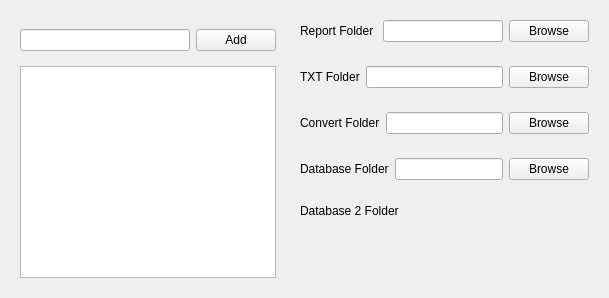
                <widget class="QWidget" name="prefrenceTab">
                 <attribute name="title">
                  <string>Preferences</string>
                 </attribute>
                 <layout class="QHBoxLayout" name="horizontalLayout_46">
                  <item>
                   <widget class="QWidget" name="widget_46" native="true">
                    <property name="maximumSize">
                     <size>
                      <width>300</width>
                      <height>16777215</height>
                     </size>
                    </property>
                    <layout class="QVBoxLayout" name="verticalLayout_33">
                     <item>
                      <widget class="QWidget" name="widget_47" native="true">
                       <layout class="QHBoxLayout" name="horizontalLayout_34">
                        <property name="leftMargin">
                         <number>0</number>
                        </property>
                        <property name="rightMargin">
                         <number>0</number>
                        </property>
                        <item>
                         <widget class="QLineEdit" name="lineEdit_2"/>
                        </item>
                        <item>
                         <widget class="QPushButton" name="pushButton_4">
                          <property name="text">
                           <string>Add</string>
                          </property>
                         </widget>
                        </item>
                       </layout>
                      </widget>
                     </item>
                     <item>
                      <widget class="QListWidget" name="authorList_2"/>
                     </item>
                    </layout>
                   </widget>
                  </item>
                  <item>
                   <widget class="QWidget" name="fileLocationsWidget" native="true">
                    <property name="styleSheet">
                     <string notr="true">
</string>
                    </property>
                    <layout class="QVBoxLayout" name="verticalLayout_31">
                     <property name="leftMargin">
                      <number>0</number>
                     </property>
                     <property name="topMargin">
                      <number>0</number>
                     </property>
                     <property name="rightMargin">
                      <number>0</number>
                     </property>
                     <property name="bottomMargin">
                      <number>20</number>
                     </property>
                     <item>
                      <widget class="QWidget" name="widget_42" native="true">
                       <layout class="QHBoxLayout" name="horizontalLayout_32">
                        <item>
                         <widget class="QLabel" name="label_55">
                          <property name="text">
                           <string>Report Folder </string>
                          </property>
                         </widget>
                        </item>
                        <item>
                         <widget class="QLineEdit" name="reportPath">
                          <property name="text">
                           <string/>
                          </property>
                          <property name="readOnly">
                           <bool>true</bool>
                          </property>
                         </widget>
                        </item>
                        <item>
                         <widget class="QPushButton" name="reportsPathBtn">
                          <property name="text">
                           <string>Browse</string>
                          </property>
                         </widget>
                        </item>
                       </layout>
                      </widget>
                     </item>
                     <item>
                      <widget class="QWidget" name="widget_43" native="true">
                       <layout class="QHBoxLayout" name="horizontalLayout_33">
                        <item>
                         <widget class="QLabel" name="label_59">
                          <property name="text">
                           <string>TXT Folder</string>
                          </property>
                         </widget>
                        </item>
                        <item>
                         <widget class="QLineEdit" name="txtPath">
                          <property name="readOnly">
                           <bool>true</bool>
                          </property>
                         </widget>
                        </item>
                        <item>
                         <widget class="QPushButton" name="txtPathBtn">
                          <property name="text">
                           <string>Browse</string>
                          </property>
                         </widget>
                        </item>
                       </layout>
                      </widget>
                     </item>
                     <item>
                      <widget class="QWidget" name="widget_48" native="true">
                       <layout class="QHBoxLayout" name="horizontalLayout_37">
                        <item>
                         <widget class="QLabel" name="label_71">
                          <property name="text">
                           <string>Convert Folder</string>
                          </property>
                         </widget>
                        </item>
                        <item>
                         <widget class="QLineEdit" name="convertPath">
                          <property name="readOnly">
                           <bool>true</bool>
                          </property>
                         </widget>
                        </item>
                        <item>
                         <widget class="QPushButton" name="convertedPathBtn">
                          <property name="text">
                           <string>Browse</string>
                          </property>
                         </widget>
                        </item>
                       </layout>
                      </widget>
                     </item>
                     <item>
                      <widget class="QWidget" name="widget_49" native="true">
                       <layout class="QHBoxLayout" name="horizontalLayout_38">
                        <item>
                         <widget class="QLabel" name="label_72">
                          <property name="text">
                           <string>Database Folder</string>
                          </property>
                         </widget>
                        </item>
                        <item>
                         <widget class="QLineEdit" name="dbPath">
                          <property name="readOnly">
                           <bool>true</bool>
                          </property>
                         </widget>
                        </item>
                        <item>
                         <widget class="QPushButton" name="dbPathBtn">
                          <property name="text">
                           <string>Browse</string>
                          </property>
                         </widget>
                        </item>
                       </layout>
                      </widget>
                     </item>
                     <item>
                      <widget class="QWidget" name="widget_10" native="true">
                       <layout class="QHBoxLayout" name="horizontalLayout_47">
                        <item>
                         <widget class="QLabel" name="label_35">
                          <property name="text">
                           <string>Database 2 Folder </string>
                          </property>
                         </widget>
                        </item>
                       </layout>
                      </widget>
                     </item>
                     <item>
                      <spacer name="verticalSpacer_10">
                       <property name="orientation">
                        <enum>Qt::Vertical</enum>
                       </property>
                       <property name="sizeHint" stdset="0">
                        <size>
                         <width>20</width>
                         <height>40</height>
                        </size>
                       </property>
                      </spacer>
                     </item>
                    </layout>
                   </widget>
                  </item>
                 </layout>
                </widget>
